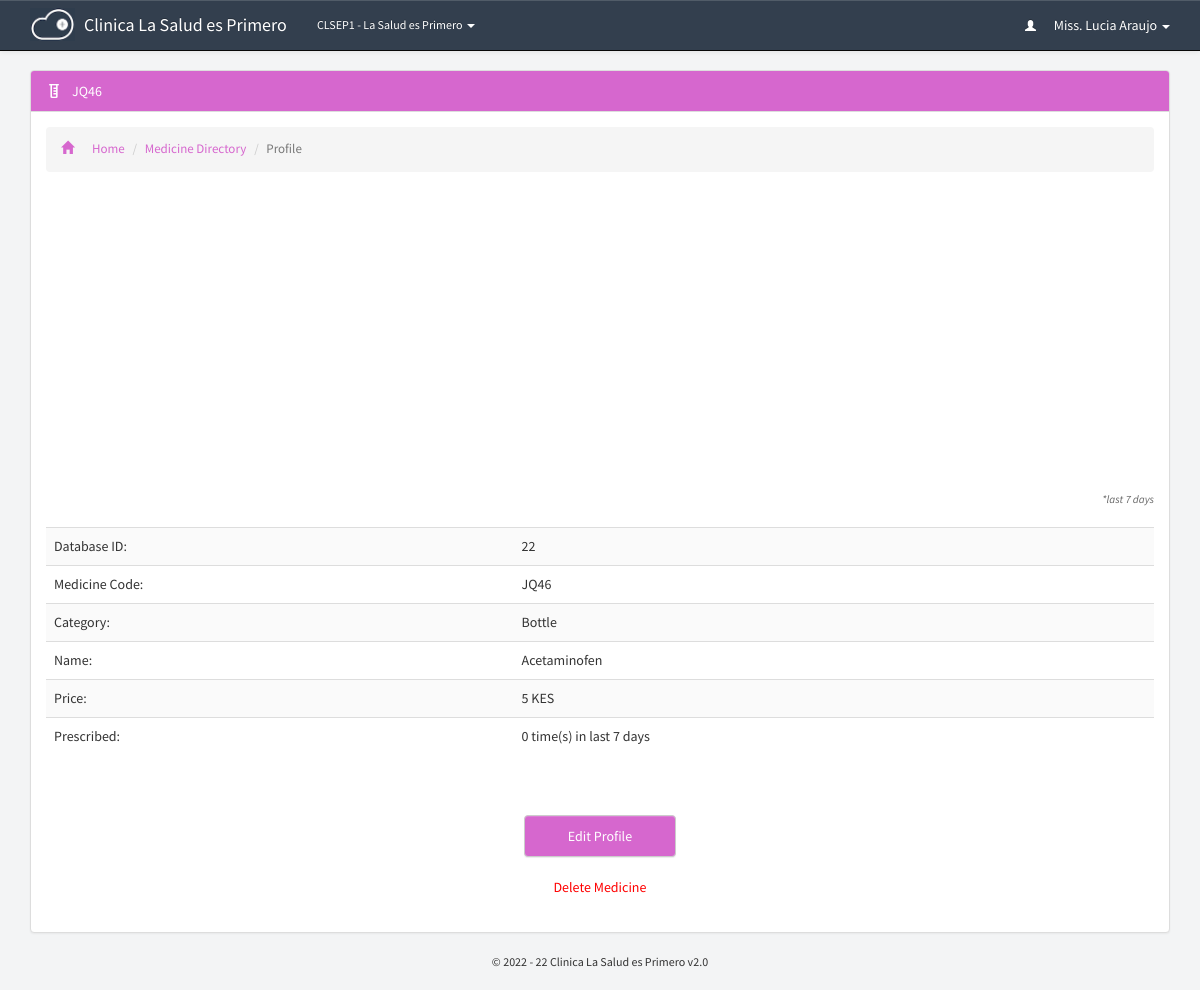
The page /medicines/profile.php?id=22 (signed in) on the database its author committed.
### tables this page shows
CREATE TABLE `p_branches_dir` (
  `id` bigint(20) NOT NULL,
  `guardian` varchar(250) NOT NULL,
  `name` varchar(250) NOT NULL,
  `address` varchar(250) NOT NULL,
  `location` varchar(250) NOT NULL,
  `contact` varchar(250) NOT NULL,
  `type` varchar(250) NOT NULL,
  `last_update` datetime NOT NULL
);

CREATE TABLE `p_medicine_dir` (
  `id` bigint(20) NOT NULL,
  `category` varchar(250) NOT NULL,
  `code` varchar(250) NOT NULL,
  `name` varchar(250) NOT NULL,
  `price` varchar(250) NOT NULL,
  `added_by` varchar(250) NOT NULL,
  `last_update` datetime NOT NULL
);

### includes/libraries.php (called while the page is built, shortened)
<?php
	include "staff.php";
	include "medicine.php";
	include "branches.php";
function sns_header($title){
	require_once "../theme/htmlhead.php";
	require_once "../theme/header.php";
}
function sns_footer(){
	require_once "../theme/footer.php";
}
function show_recent_hours(){
	if(get_global('recent_hours') > 48):
		$total_hours = get_global('recent_hours');
		$total_hours = 3600 * $total_hours;
		$dtF = new \DateTime('@0');
		$dtT = new \DateTime("@$total_hours");
		return $dtF->diff($dtT)->format('%a days');
	else:
		return get_global('recent_hours').' hours';
	endif;
}
?>

### pre-includes/regular-functions.php (called while the page is built, shortened)
<?php
function get_global($query){
	global $con;
	$get_global=mysqli_fetch_object(mysqli_query($con,"select $query from p_global_permissions where id='1' "));
	return $get_global->$query;
}
function if_logged_in(){
	if(empty($_SESSION['id'])) {
		return false;
	}else if(empty($_SESSION['branch'])){
		return false;
	}else if(empty($_SESSION['session_id'])){
		return false;
	}else if(empty($_SESSION['access_level'])){
		return false;
	}else if(empty($_SESSION['unique_code'])){
		return false;
	}else {
		return true;
	}
}

### includes/staff.php (called while the page is built, shortened)
<?php
function staff_info($query,$id = NULL){
	global $con;
	if(!isset($id)){
		$id = $_SESSION['id'];
	}
	$call=mysqli_fetch_object(mysqli_query($con, "select * from p_staff_dir where id='$id'"));
	return $call->$query;
}
?>

### includes/branches.php (called while the page is built, shortened)
<?php
function branch_name($code){
	global $con;
	$call=mysqli_fetch_object(mysqli_query($con, "select * from p_branches_dir where id='$code'"));
	return $call->name;
}
?>

### includes/medicine.php (called while the page is built, shortened)
<?php
function prescribe_count($code, $hours){
	global $con;
	$getting_match=mysqli_query($con, "select * from p_med_record where medicine='$code' and last_update > NOW() - INTERVAL $hours HOUR");
	return mysqli_num_rows($getting_match);
}
?>

### medicines/profile.php (the view, shortened to what this page needs)
<?php
  require_once "../includes/initiate.php";
	if(isset($_GET['id'])){$id=$_GET['id'];}
  sns_header('Medicine Profile');
  $medicine=mysqli_fetch_object(mysqli_query($con, "select * from p_medicine_dir where id='$id' "));
?>
<div id="medicine-profile" class="container page">
<div class="panel panel-default">
  <div class="panel-heading theme-medicines"><span class="inlineicon medicine-mini"><?php echo $medicine->code;?></span></div>
<div class="panel-body">
<ol class="breadcrumb link-medicines">
  <li><a href="../dashboard"><i class="glyphicon glyphicon-home"></i>Home</a></li>
  <li><a href="../medicines/">Medicine Directory</a></li>
  <li class="active">Profile</li>
</ol>
    <div id="curve_chart" style="width: 100%; height: 300px;" class="center-chart"></div>
    <div class="chart-note">*last <?php echo show_recent_hours();?></div>
    <br>
<table class="table table-striped"><tbody>
    <tr><td>Database ID:</td><td><?php echo $medicine->id;?></td></tr>
    <tr><td>Medicine Code:</td><td><?php echo $medicine->code;?></td></tr>
    <tr><td>Category:</td><td><?php echo $medicine->category;?></td></tr>
    <tr><td>Name:</td><td><?php echo $medicine->name;?></td></tr>
    <tr><td>Price:</td><td><?php echo $medicine->price.' '.get_global('currency');?></td></tr>
    <tr><td>Prescribed:</td><td><?php echo prescribe_count($medicine->code,get_global('recent_hours'));?> time(s) in last <?php echo show_recent_hours();?></td></tr>
</tbody></table><br>
	<div class="edit-button"><a class="btn btn-default formbutton theme-medicines" href="edit.php?id=<?php echo $medicine->id;?>&delete=1">Edit Profile</a></div>
  <div id="page-clear" align="center"><div id="deleteButton"><a  class="delete-me" href="?id=<?php echo $medicine->id;?>&delete=1">Delete Medicine</a></div></div>
</div>
</div>
</div>

### theme/header.php (shortened to what this page needs)
<link rel="stylesheet" href="//netdna.bootstrapcdn.com/bootstrap/3.0.3/css/bootstrap.min.css">
<link rel="stylesheet" href="../theme/css/bootstrap.min.css">
<link rel="stylesheet" href="../theme/css/bootstrap-theme.min.css">
<link rel="stylesheet" href="../theme/css/main.css">
</head>
<body>
<?php
  if( if_logged_in() == true ):
?>
<nav class="navbar navbar-default navbar-fixed-top navbar-inverse">
  <div class="container">
    <div class="navbar-header">
      <a class="navbar-brand" href="../dashboard">
        <div class="img-brand img-responsive"><img alt="Brand" src="../theme/images/mini-inline-logo-res.png" class="img-responsive img-brand"/></div>
        <div class="text"><?php echo get_global('portal_name');?></div>
      </a>
    </div>
    <div class="collapse navbar-collapse" id="bs-example-navbar-collapse-1">
      <ul class="nav navbar-nav">
       <li class="dropdown mini">
          <a href="#" class="dropdown-toggle" data-toggle="dropdown" role="button" aria-haspopup="true" aria-expanded="false"><?php echo get_global('guardian_short_name'); echo staff_info('branch');?> - <?php echo branch_name(staff_info('branch'));?> <span class="caret"></span></a>
        </li>
      </ul>
      <ul class="nav navbar-nav navbar-right">
       <li class="dropdown">
          <a href="#" class="dropdown-toggle" data-toggle="dropdown" role="button" aria-haspopup="true" aria-expanded="false"><i class="glyphicon glyphicon-user"></i> <?php echo staff_info("full_name");?> <span class="caret"></span></a>
        </li>
      </ul>
    </div>
  </div>
</nav>
<?php endif; ?>

### theme/css/main.css (style rules this page uses)
body,html { background:#F3F4F5;font-family:'Source Sans Pro',sans-serif }
#page-clear { margin-bottom:20px }
.page.container { margin-top:70px }
.panel-body:before { -webkit-clip-path:polygon(0 0,100% 0,100% 56%,0 42%);clip-path:polygon(0 0,100% 0,100% 56%,0 42%);background-color:#e2e8ec!important }
.navbar-inverse { background:#333f4e!important;color:#fff }
.navbar-nav .mini { font-size:12px }
.navbar-inverse .navbar-brand,.navbar-default .navbar-brand,.navbar-inverse .navbar-nav>li>a,.navbar-default .navbar-nav>li>a { color:#fff!important }
.navbar-inverse .navbar-brand { padding-top:0 }
.navbar-inverse .img-brand { padding-top:0;margin-top:-4px;max-height:33px }
.navbar-inverse .navbar-brand .img-brand,.navbar-inverse .navbar-brand .text { display:inline-block!important }
.navbar-inverse .navbar-brand .text { padding-top:15px!important;margin-left:5px }
.navbar-nav .glyphicon { font-size:11px!important;padding-right:15px }
.theme-medicines { background:#D667CE!important;color:#fff!important }
.link-medicines a { color:#D667CE!important }
.breadcrumb i { padding-right:18px }
.table-striped td { line-height:21px!important }
.btn-default.theme-portal,.btn-default.theme-patients,.btn-default.theme-staff,.btn-default.theme-branches,.btn-default.theme-medicines,.btn-default.norm { text-transform:capitalize;padding:10px 35px;text-shadow:none;display:block;width:152px!important;text-align:center }
.panel-body li { list-style:none;padding:5px 0;font-size:13px;color:#333 }
.panel-default>.panel-heading { background-image:none }
.table-striped>tbody>tr:nth-child(odd),.table-striped>tbody>tr:nth-child(odd)>td,.table-striped>tbody>tr:nth-child(odd)>th { background:#fafafa!important }
.medicine-mini { background:url(../icons/medicine-mini.png) no-repeat 3px 2px;padding-left:26px;background-size:10px auto }
.center-chart { margin:0 auto!important;width:100%;font-family:'Source Sans Pro',sans-serif!important }
.chart-note { text-align:right;font-size:11px;color:#666;font-style:italic }
.edit-button,.btn.btn-default.formbutton { margin:20px auto!important;text-align:center!important }
.delete-me { color:red;margin:20px 0;padding:10px 30px;border-radius:4px;width:152px!important }

### rows shown on the page
p_branches_dir: name "La Salud es Primero"
p_medicine_dir: code "JQ46", id "22", category "Bottle", name "Acetaminofen", price "5"

### other values the page prints
get_global('portal_name') "Clinica La Salud es Primero"
get_global('guardian_short_name') "CLSEP"
staff_info('branch') "1"
staff_info("full_name") "Miss. Lucia Araujo"
show_recent_hours() "7 days"
get_global('currency') "KES"
prescribe_count($medicine->code,get_global('recent_hours')) "0"
get_global('version') "2.0"
